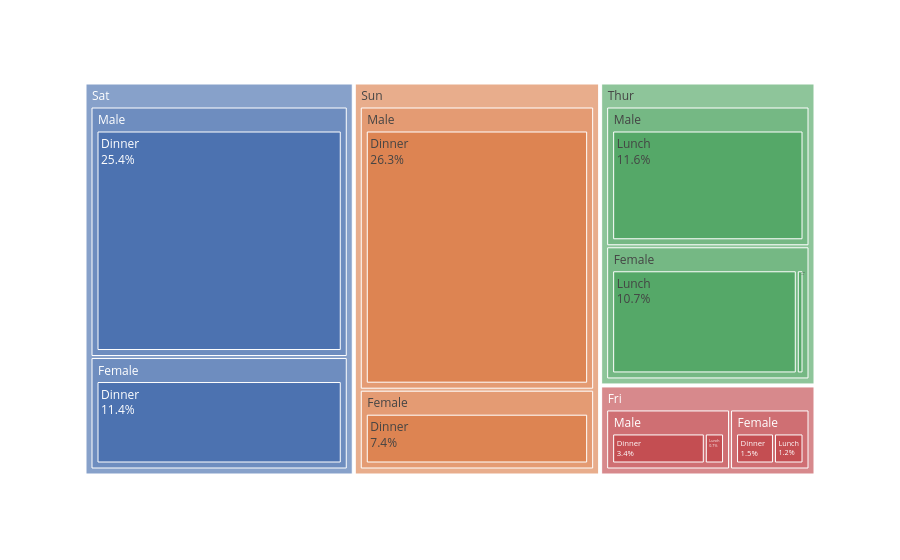

The cell this chart's notebook holds for it:
### Code cell
fig=px.treemap(df, path =['day', 'sex','time'], values='total_bill', template='seaborn')
fig.update_traces(texttemplate='%{label}<br>%{percentRoot:.1%}')
fig

### Figure 1 — Plotly figure (JSON) as saved in the notebook; plotly's stock layout.template omitted (floating-point values rounded to 4 significant figures)
{"data": [{"branchvalues": "total", "domain": {"x": [0, 1], "y": [0, 1]}, "hovertemplate": "labels=%{label}<br>total_bill=%{value}<br>parent=%{parent}<br>id=%{id}<extra></extra>", "ids": ["Sun/Female/Dinner", "Sun/Male/Dinner", "Sat/Male/Dinner", "Sat/Female/Dinner", "Thur/Male/Lunch", "Thur/Female/Lunch", "Fri/Male/Dinner", "Fri/Female/Dinner", "Fri/Male/Lunch", "Fri/Female/Lunch", "Thur/Female/Dinner", "Sun/Female", "Sun/Male", "Sat/Male", "Sat/Female", "Thur/Male", "Thur/Female", "Fri/Male", "Fri/Female", "Sun", "Sat", "Thur", "Fri"], "labels": ["Dinner", "Dinner", "Dinner", "Dinner", "Lunch", "Lunch", "Dinner", "Dinner", "Lunch", "Lunch", "Dinner", "Female", "Male", "Male", "Female", "Male", "Female", "Male", "Female", "Sun", "Sat", "Thur", "Fri"], "name": "", "parents": ["Sun/Female", "Sun/Male", "Sat/Male", "Sat/Female", "Thur/Male", "Thur/Female", "Fri/Male", "Fri/Female", "Fri/Male", "Fri/Female", "Thur/Female", "Sun", "Sun", "Sat", "Sat", "Thur", "Thur", "Fri", "Fri", "", "", "", ""], "texttemplate": "%{label}<br>%{percentRoot:.1%}", "type": "treemap", "values": [357.7, 1269.0, 1227.0, 551.0, 561.4, 516.1, 164.4, 71.55, 34.16, 55.76, 18.78, 357.7, 1269.0, 1227.0, 551.0, 561.4, 534.9, 198.6, 127.3, 1627.0, 1778.0, 1096.0, 325.9]}], "layout": {"legend": {"tracegroupgap": 0}, "margin": {"t": 60}}}
